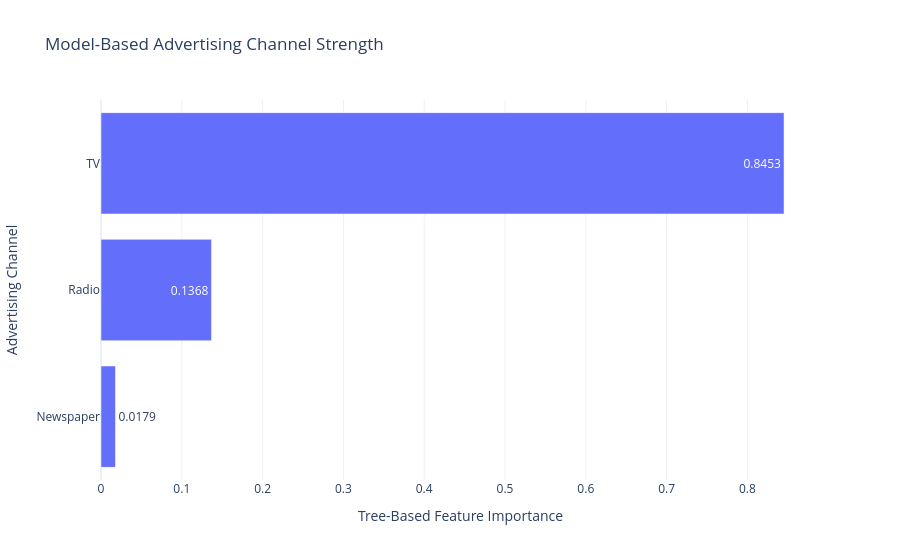

The code cell stored with this chart in its notebook:
### Code cell
# ============================================================
# Plot Model-Based Feature Strength
# ============================================================

if feature_strength_df is not None:

    fig = px.bar(
        feature_strength_df,
        x="Model Strength",
        y="Feature",
        orientation="h",
        text_auto=".4f",
        title=(
            "Model-Based Advertising Channel Strength"
        ),
        template="plotly_white"
    )

    fig.update_layout(
        xaxis_title=interpretation_source,
        yaxis_title="Advertising Channel",
        yaxis={
            "categoryorder": "total ascending"
        }
    )

    fig.show()

### Figure 1 — Plotly figure (JSON) as saved in the notebook; plotly's stock layout.template omitted (floating-point values rounded to 4 significant figures)
{"data": [{"hovertemplate": "Model Strength=%{x}<br>Feature=%{y}<extra></extra>", "legendgroup": "", "marker": {"color": "#636efa", "pattern": {"shape": ""}}, "name": "", "orientation": "h", "showlegend": false, "textposition": "auto", "texttemplate": "%{x:.4f}", "type": "bar", "x": [0.8453, 0.1368, 0.01791], "xaxis": "x", "y": ["TV", "Radio", "Newspaper"], "yaxis": "y"}], "layout": {"barmode": "relative", "legend": {"tracegroupgap": 0}, "title": {"text": "Model-Based Advertising Channel Strength"}, "xaxis": {"anchor": "y", "domain": [0, 1], "title": {"text": "Tree-Based Feature Importance"}}, "yaxis": {"anchor": "x", "categoryorder": "total ascending", "domain": [0, 1], "title": {"text": "Advertising Channel"}}}}
